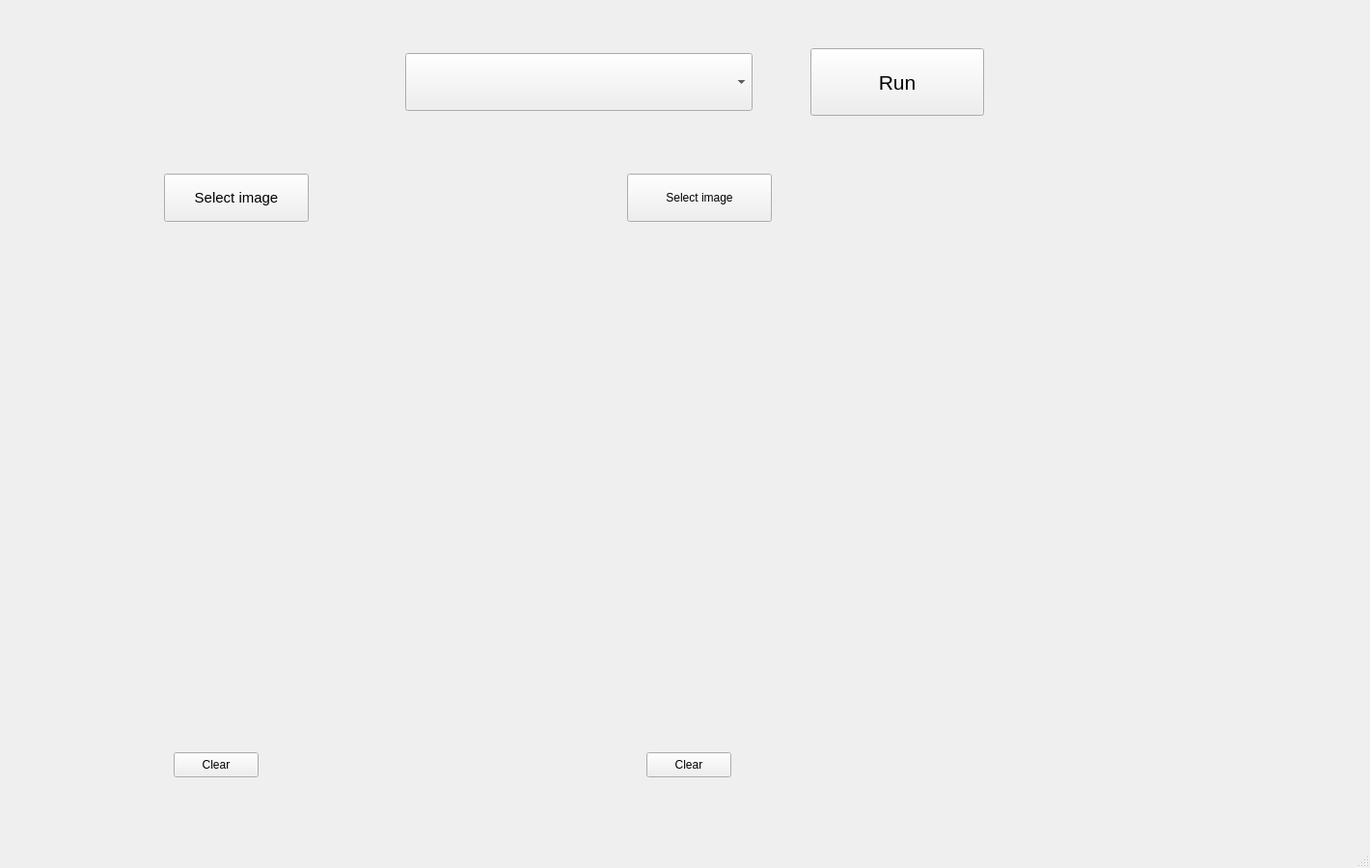
<?xml version="1.0" encoding="UTF-8"?>
<ui version="4.0">
 <class>MainWindow</class>
 <widget class="QMainWindow" name="MainWindow">
  <property name="geometry">
   <rect>
    <x>0</x>
    <y>0</y>
    <width>1420</width>
    <height>900</height>
   </rect>
  </property>
  <property name="windowTitle">
   <string>MainWindow</string>
  </property>
  <widget class="QWidget" name="centralwidget">
   <widget class="QComboBox" name="methodComboBox">
    <property name="geometry">
     <rect>
      <x>420</x>
      <y>55</y>
      <width>360</width>
      <height>60</height>
     </rect>
    </property>
    <property name="font">
     <font>
      <pointsize>16</pointsize>
     </font>
    </property>
    <property name="layoutDirection">
     <enum>Qt::LayoutDirection::LeftToRight</enum>
    </property>
    <property name="currentIndex">
     <number>-1</number>
    </property>
   </widget>
   <widget class="QPushButton" name="runButton">
    <property name="geometry">
     <rect>
      <x>840</x>
      <y>50</y>
      <width>180</width>
      <height>70</height>
     </rect>
    </property>
    <property name="font">
     <font>
      <pointsize>16</pointsize>
     </font>
    </property>
    <property name="text">
     <string>Run</string>
    </property>
   </widget>
   <widget class="QLabel" name="inputImageLabel">
    <property name="geometry">
     <rect>
      <x>30</x>
      <y>260</y>
      <width>400</width>
      <height>480</height>
     </rect>
    </property>
    <property name="text">
     <string/>
    </property>
    <property name="alignment">
     <set>Qt::AlignmentFlag::AlignCenter</set>
    </property>
   </widget>
   <widget class="QLabel" name="outputImageLabel">
    <property name="geometry">
     <rect>
      <x>510</x>
      <y>260</y>
      <width>400</width>
      <height>480</height>
     </rect>
    </property>
    <property name="text">
     <string/>
    </property>
    <property name="alignment">
     <set>Qt::AlignmentFlag::AlignCenter</set>
    </property>
   </widget>
   <widget class="QPushButton" name="selectImageButton">
    <property name="geometry">
     <rect>
      <x>170</x>
      <y>180</y>
      <width>150</width>
      <height>50</height>
     </rect>
    </property>
    <property name="font">
     <font>
      <pointsize>11</pointsize>
     </font>
    </property>
    <property name="text">
     <string>Select image</string>
    </property>
   </widget>
   <widget class="QPushButton" name="selectImageButton_2">
    <property name="geometry">
     <rect>
      <x>650</x>
      <y>180</y>
      <width>150</width>
      <height>50</height>
     </rect>
    </property>
    <property name="text">
     <string>Select image</string>
    </property>
   </widget>
   <widget class="QLabel" name="outputImageLabel_2">
    <property name="geometry">
     <rect>
      <x>990</x>
      <y>260</y>
      <width>400</width>
      <height>480</height>
     </rect>
    </property>
    <property name="text">
     <string/>
    </property>
    <property name="alignment">
     <set>Qt::AlignmentFlag::AlignCenter</set>
    </property>
   </widget>
   <widget class="QPushButton" name="clearButton">
    <property name="geometry">
     <rect>
      <x>180</x>
      <y>780</y>
      <width>88</width>
      <height>26</height>
     </rect>
    </property>
    <property name="text">
     <string>Clear</string>
    </property>
   </widget>
   <widget class="QPushButton" name="clearButton_2">
    <property name="geometry">
     <rect>
      <x>670</x>
      <y>780</y>
      <width>88</width>
      <height>26</height>
     </rect>
    </property>
    <property name="text">
     <string>Clear</string>
    </property>
   </widget>
  </widget>
  <widget class="QMenuBar" name="menubar">
   <property name="geometry">
    <rect>
     <x>0</x>
     <y>0</y>
     <width>1420</width>
     <height>23</height>
    </rect>
   </property>
  </widget>
  <widget class="QStatusBar" name="statusbar"/>
 </widget>
 <resources/>
 <connections/>
</ui>
